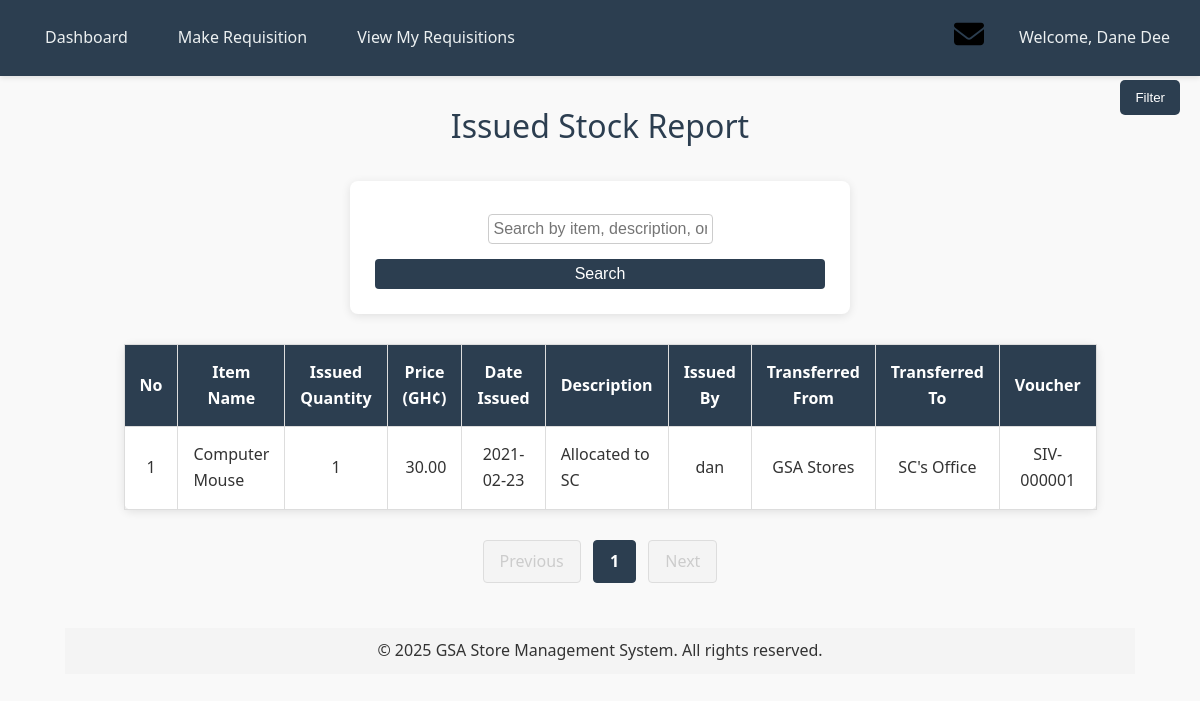
/issue_stock.php (signed in), run on the app's committed database.
### tables this page shows
CREATE TABLE `issued_stock` (
  `issue_id` int(11) NOT NULL,
  `item_id` int(11) NOT NULL,
  `issued_quantity` int(11) NOT NULL CHECK (`issued_quantity` > 0),
  `price` decimal(10,2) NOT NULL,
  `date_issued` date DEFAULT current_timestamp(),
  `transferred_from` varchar(255) NOT NULL,
  `transferred_to` varchar(255) NOT NULL,
  `store_issue_voucher` varchar(10) DEFAULT NULL,
  `issued_by` int(11) NOT NULL,
  `description` text DEFAULT NULL,
  `status` varchar(50) DEFAULT 'Pending',
  `remarks` text DEFAULT NULL,
  `request_id` int(11) DEFAULT NULL
);

CREATE TABLE `items` (
  `item_id` int(11) NOT NULL,
  `item_name` varchar(255) NOT NULL,
  `description` text DEFAULT NULL,
  `unit` varchar(50) NOT NULL,
  `current_price` decimal(10,2) NOT NULL,
  `quantity` int(11) DEFAULT 0 CHECK (`quantity` >= 0),
  `supplier_id` int(11) DEFAULT NULL,
  `created_at` date NOT NULL DEFAULT current_timestamp()
);

CREATE TABLE `users` (
  `user_id` int(11) NOT NULL,
  `username` varchar(255) NOT NULL,
  `full_name` varchar(255) DEFAULT NULL,
  `password` varchar(255) NOT NULL,
  `role` enum('admin','storekeeper','viewer') DEFAULT 'viewer',
  `created_at` timestamp NOT NULL DEFAULT current_timestamp()
);

### issue_stock.php (the view, shortened to what this page needs)
<?php
    require 'header.php';
    require 'db_connect.php';
    $start_date = isset($_GET['start_date']) ? $_GET['start_date'] : '';
    $end_date = isset($_GET['end_date']) ? $_GET['end_date'] : '';
    $search = isset($_GET['search']) ? $_GET['search'] : '';
    $records_per_page = 50;
    $current_page = isset($_GET['page']) ? (int)$_GET['page'] : 1;
    $offset = ($current_page - 1) * $records_per_page;
    $countQuery = "SELECT COUNT(*) AS total_records FROM issued_stock isd
                   JOIN items i ON isd.item_id = i.item_id
                   JOIN users u ON isd.issued_by = u.user_id
                   WHERE ('$start_date' = '' OR isd.date_issued BETWEEN '$start_date' AND '$end_date')
                   AND ('$search' = '' OR i.item_name LIKE '%$search%' OR isd.description LIKE '%$search%' OR u.username LIKE '%$search%')";
    $countResult = $conn->query($countQuery);
    $total_records = $countResult->fetch_assoc()['total_records'];
    $total_pages = ceil($total_records / $records_per_page);
    $issuedQuery = "SELECT isd.*, i.item_name, u.username FROM issued_stock isd
                    JOIN items i ON isd.item_id = i.item_id
                    JOIN users u ON isd.issued_by = u.user_id
                    WHERE ('$start_date' = '' OR isd.date_issued BETWEEN '$start_date' AND '$end_date')
                    AND ('$search' = '' OR i.item_name LIKE '%$search%' OR isd.description LIKE '%$search%' OR u.username LIKE '%$search%')
                    ORDER BY isd.date_issued DESC
                    LIMIT $offset, $records_per_page";
    $issuedResult = $conn->query($issuedQuery);
?>
<!DOCTYPE html>
<html lang="en">
<head>
</head>
<body>
    <div class="container">
        <h2>Issued Stock Report</h2>
        <div class="search-bar">
            <form method="GET">
                <input type="text" name="search" placeholder="Search by item, description, or user" value="<?= htmlspecialchars($search) ?>">
                <button type="submit">Search</button>
            </form>
        </div>
        <button id="toggleFilter" class="filter-button">Filter</button>
        <table>
            <tr>
                <th>No</th>
                <th>Item Name</th>
                <th>Issued Quantity</th>
                <th>Price (GH¢)</th>
                <th>Date Issued</th>
                <th>Description</th>
                <th>Issued By</th>
                <th>Transferred From</th>
                <th>Transferred To</th>
                <th>Voucher</th>
            </tr>
            <?php
                $numb = $offset + 1;
                while ($issued = $issuedResult->fetch_assoc()):
            ?>
            <tr>
                <td><?= $numb++ ?></td>
                <td style="text-align: left;"><?= htmlspecialchars($issued['item_name']) ?></td>
                <td><?= htmlspecialchars($issued['issued_quantity']) ?></td>
                <td style="text-align: right;"><?= number_format($issued['price'], 2) ?></td>
                <td><?= htmlspecialchars($issued['date_issued']) ?></td>
                <td style="text-align: left;"><?= htmlspecialchars($issued['description']) ?></td>
                <td><?= htmlspecialchars($issued['username']) ?></td>
                <td><?= htmlspecialchars($issued['transferred_from']) ?></td>
                <td><?= htmlspecialchars($issued['transferred_to']) ?></td>
                <td><?= htmlspecialchars($issued['store_issue_voucher']) ?></td>
            </tr>
            <?php endwhile; ?>
        </table>
        <div class="pagination">
            <?php if ($current_page > 1): ?>
                <a href="?page=<?= $current_page - 1 ?>&start_date=<?= $start_date ?>&end_date=<?= $end_date ?>&search=<?= $search ?>">Previous</a>
            <?php else: ?>
                <a class="disabled">Previous</a>
            <?php endif; ?>
            <?php for ($i = 1; $i <= $total_pages; $i++): ?>
                <a href="?page=<?= $i ?>&start_date=<?= $start_date ?>&end_date=<?= $end_date ?>&search=<?= $search ?>" <?= $i === $current_page ? 'class="active"' : '' ?>><?= $i ?></a>
            <?php endfor; ?>
            <?php if ($current_page < $total_pages): ?>
                <a href="?page=<?= $current_page + 1 ?>&start_date=<?= $start_date ?>&end_date=<?= $end_date ?>&search=<?= $search ?>">Next</a>
            <?php else: ?>
                <a class="disabled">Next</a>
            <?php endif; ?>
        </div>
    </div>
</body>
</html>
<?php require 'footer.php'; ?>

### header.php (style rules this page uses)
body { font-family: 'Segoe UI', Tahoma, Geneva, Verdana, sans-serif; margin: 0; padding: 0; background: #f9f9f9; color: #333; line-height: 1.6; padding-top: 70px; }
* { margin: 0; padding: 0; box-sizing: border-box; }
.container { max-width: 1200px; margin: 100px auto 30px auto; padding: 0 20px; }
h1, h2, h3 { color: #2c3e50; text-align: center; margin-bottom: 20px; }
h2 { font-size: 2rem; font-weight: 500; }
form { background: #fff; padding: 25px; border-radius: 8px; box-shadow: 0 2px 10px rgba(0, 0, 0, 0.1); max-width: 500px; margin: 30px auto; }
form input, form select, form textarea { width: 100%; padding: 12px; margin: 8px 0 15px 0; border: 1px solid #ddd; border-radius: 4px; font-size: 16px; transition: border-color 0.3s ease; }
form button { width: 100%; padding: 14px; background-color: #3498db; color: #fff; border: none; border-radius: 4px; font-size: 16px; cursor: pointer; transition: background-color 0.3s ease; }
table { width: 100%; border-collapse: collapse; margin: 30px 0; background: #fff; border-radius: 8px; box-shadow: 0 2px 10px rgba(0, 0, 0, 0.1); }
table th, table td { padding: 15px; text-align: center; border-bottom: 1px solid #ddd; }
table th { background-color: #2c3e50; color: #fff; font-weight: 600; }

### issue_stock.php (style rules this page uses)
.container { max-width: 90%; margin: 10px auto; padding: 5px; }
h2 { text-align: center; color: #2c3e50; }
.filter-button { position: fixed; top: 80px; right: 20px; background: #2c3e50; color: white; padding: 10px 15px; border: none; cursor: pointer; border-radius: 5px; z-index: 10000; }
table { width: 100%; border-collapse: collapse; margin-top: 10px; }
th, td { padding: 10px; border: 1px solid #ddd; text-align: center; }
th { background: #2c3e50; color: white; }
.pagination { text-align: center; margin-top: 10px; }
.pagination a { display: inline-block; padding: 8px 16px; margin: 0 4px; text-decoration: none; color: #2c3e50; background-color: #f4f4f4; border: 1px solid #ddd; border-radius: 4px; transition: background-color 0.3s ease, color 0.3s ease, border-color 0.3s ease; }
.pagination a.active { background-color: #2c3e50; color: white; border-color: #2c3e50; font-weight: bold; }
.pagination a.disabled { color: #ccc; pointer-events: none; cursor: not-allowed; background-color: #f4f4f4; border-color: #ddd; }
.search-bar { text-align: center; margin-bottom: 10px; }
.search-bar input { padding: 5px; width: 50%; border: 1px solid #ccc; border-radius: 4px; }
.search-bar button { padding: 6px 10px; border: none; background: #2c3e50; color: white; border-radius: 4px; cursor: pointer; }

### data on the page
issued_stock: item.item_name "Computer Mouse", issued_quantity "1", price "30.00", date_issued "2021-02-23", description "Allocated to SC", issued_by.username "dan", transferred_from "GSA Stores", transferred_to "SC's Office", store_issue_voucher "SIV-000001"

### other printed values
$header_name "Dane Dee"
